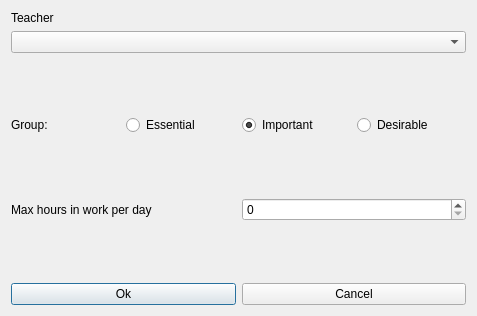
<?xml version="1.0" encoding="UTF-8"?>
<ui version="4.0">
 <class>ModifyConstraintTeacherMaxHoursInWorkDailyForm_template</class>
 <widget class="QDialog" name="ModifyConstraintTeacherMaxHoursInWorkDailyForm_template">
  <property name="geometry">
   <rect>
    <x>0</x>
    <y>0</y>
    <width>477</width>
    <height>316</height>
   </rect>
  </property>
  <property name="windowTitle">
   <string extracomment="This is the title of the dialog to modify a constraint of this type">Modify teacher max hours in work daily</string>
  </property>
  <layout class="QVBoxLayout" name="verticalLayout_2">
   <item>
    <layout class="QVBoxLayout" name="verticalLayout">
     <item>
      <widget class="QLabel" name="teacherTextLabel">
       <property name="frameShape">
        <enum>QFrame::NoFrame</enum>
       </property>
       <property name="frameShadow">
        <enum>QFrame::Plain</enum>
       </property>
       <property name="text">
        <string>Teacher</string>
       </property>
       <property name="wordWrap">
        <bool>false</bool>
       </property>
      </widget>
     </item>
     <item>
      <widget class="QComboBox" name="teachersComboBox">
       <property name="editable">
        <bool>false</bool>
       </property>
       <property name="insertPolicy">
        <enum>QComboBox::NoInsert</enum>
       </property>
       <property name="autoCompletion">
        <bool>false</bool>
       </property>
       <property name="duplicatesEnabled">
        <bool>false</bool>
       </property>
      </widget>
     </item>
    </layout>
   </item>
   <item>
    <spacer name="verticalSpacer">
     <property name="orientation">
      <enum>Qt::Vertical</enum>
     </property>
     <property name="sizeHint" stdset="0">
      <size>
       <width>20</width>
       <height>46</height>
      </size>
     </property>
    </spacer>
   </item>
   <item>
    <layout class="QHBoxLayout" name="horizontalLayout_4">
     <item>
      <widget class="QLabel" name="groupTextLabel">
       <property name="text">
        <string>Group:</string>
       </property>
      </widget>
     </item>
     <item>
      <widget class="QRadioButton" name="essentialRadioButton">
       <property name="text">
        <string>Essential</string>
       </property>
      </widget>
     </item>
     <item>
      <widget class="QRadioButton" name="importantRadioButton">
       <property name="text">
        <string>Important</string>
       </property>
       <property name="checked">
        <bool>true</bool>
       </property>
      </widget>
     </item>
     <item>
      <widget class="QRadioButton" name="desirableRadioButton">
       <property name="text">
        <string>Desirable</string>
       </property>
      </widget>
     </item>
    </layout>
   </item>
   <item>
    <spacer name="verticalSpacer_2">
     <property name="orientation">
      <enum>Qt::Vertical</enum>
     </property>
     <property name="sizeHint" stdset="0">
      <size>
       <width>20</width>
       <height>26</height>
      </size>
     </property>
    </spacer>
   </item>
   <item>
    <layout class="QHBoxLayout" name="horizontalLayout_2">
     <item>
      <widget class="QLabel" name="maxHoursTextLabel">
       <property name="frameShape">
        <enum>QFrame::NoFrame</enum>
       </property>
       <property name="frameShadow">
        <enum>QFrame::Plain</enum>
       </property>
       <property name="text">
        <string>Max hours in work per day</string>
       </property>
       <property name="wordWrap">
        <bool>false</bool>
       </property>
      </widget>
     </item>
     <item>
      <widget class="QSpinBox" name="maxHoursSpinBox"/>
     </item>
    </layout>
   </item>
   <item>
    <spacer name="verticalSpacer_3">
     <property name="orientation">
      <enum>Qt::Vertical</enum>
     </property>
     <property name="sizeHint" stdset="0">
      <size>
       <width>20</width>
       <height>25</height>
      </size>
     </property>
    </spacer>
   </item>
   <item>
    <layout class="QHBoxLayout" name="horizontalLayout">
     <item>
      <widget class="QPushButton" name="okPushButton">
       <property name="text">
        <string>Ok</string>
       </property>
      </widget>
     </item>
     <item>
      <widget class="QPushButton" name="cancelPushButton">
       <property name="text">
        <string>Cancel</string>
       </property>
      </widget>
     </item>
    </layout>
   </item>
  </layout>
 </widget>
 <layoutdefault spacing="6" margin="11"/>
 <resources/>
 <connections/>
</ui>
